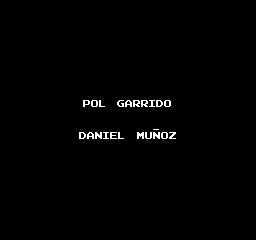

A 2D game scene composited from a Tiled map and its tileset images. What follows is a short description and the map's XML, with every tile layer's data as written:
An orthogonal 16x15 tile map with 16x16 px tiles, 1 tile layer (Capa de patrones 1).

<map version="1.10" tiledversion="1.10.2" orientation="orthogonal" renderorder="right-down" width="16" height="15" tilewidth="16" tileheight="16" infinite="0" nextlayerid="2" nextobjectid="1">
 <editorsettings>
  <export target="credits_screen.tmx" format="tmx" />
 </editorsettings>
 <tileset firstgid="1" name="credits" tilewidth="16" tileheight="16" tilecount="225" columns="15">
  <image source="../../NES-SMB/2DGame/NES-SMB/NES-SMB/images/credits.png" width="254" height="240" />
 </tileset>
 <layer id="1" name="Capa de patrones 1" width="16" height="15">
  <data encoding="csv">
1,2,3,4,5,6,7,8,9,10,11,12,13,14,15,0,
16,17,18,19,20,21,22,23,24,25,26,27,28,29,30,0,
31,32,33,34,35,36,37,38,39,40,41,42,43,44,45,0,
46,47,48,49,50,51,52,53,54,55,56,57,58,59,60,0,
61,62,63,64,65,66,67,68,69,70,71,72,73,74,75,0,
76,77,78,79,80,81,82,83,84,85,86,87,88,89,90,0,
91,92,93,94,95,96,97,98,99,100,101,102,103,104,105,0,
106,107,108,109,110,111,112,113,114,115,116,117,118,119,120,0,
121,122,123,124,125,126,127,128,129,130,131,132,133,134,135,0,
136,137,138,139,140,141,142,143,144,145,146,147,148,149,150,0,
151,152,153,154,155,156,157,158,159,160,161,162,163,164,165,0,
166,167,168,169,170,171,172,173,174,175,176,177,178,179,180,0,
181,182,183,184,185,186,187,188,189,190,191,192,193,194,195,0,
196,197,198,199,200,201,202,203,204,205,206,207,208,209,210,0,
211,212,213,214,215,216,217,218,219,220,221,222,223,224,225,0
</data>
 </layer>
</map>
